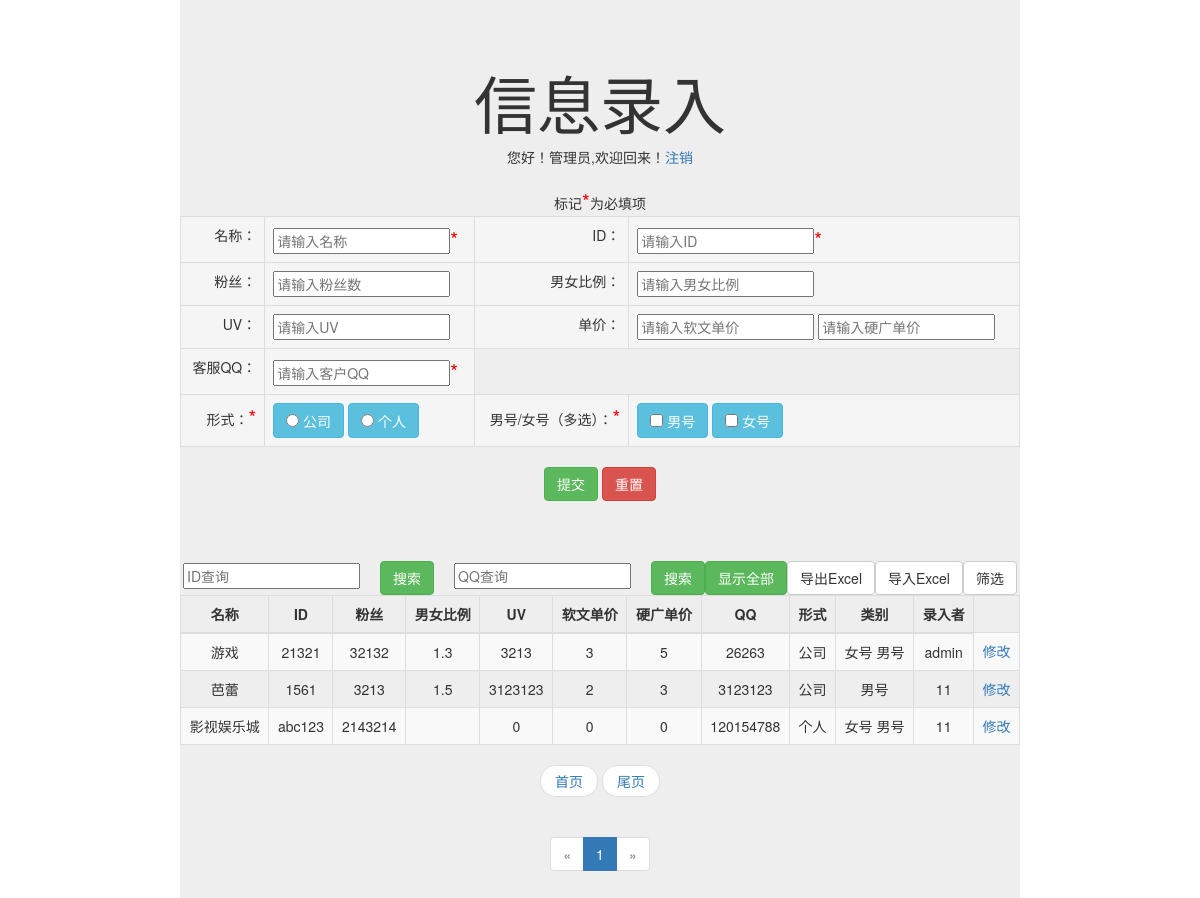
/index.php (signed in), run on the app's committed database.
### tables this page shows
CREATE TABLE `info` (
  `Id` int(11) NOT NULL AUTO_INCREMENT,
  `name` varchar(255) DEFAULT NULL,
  `name_id` varchar(255) DEFAULT NULL,
  `fans` varchar(255) DEFAULT NULL,
  `sex_f` varchar(255) DEFAULT NULL,
  `uv` int(11) DEFAULT NULL,
  `jg` double DEFAULT NULL,
  `jg1` double DEFAULT NULL,
  `qq` varchar(255) DEFAULT NULL,
  `yg` varchar(255) DEFAULT NULL,
  `xs` varchar(255) DEFAULT NULL,
  `lb` varchar(255) DEFAULT NULL,
  `username` varchar(255) DEFAULT NULL,
  PRIMARY KEY (`Id`)
);

### index.php (the view, shortened to what this page needs)
<!DOCTYPE html>
<html>
	<head>
		<link rel="stylesheet" href="css/bootstrap.min.css" />
	</head>
	<body style="width: 70%;margin: auto;">
		<div class="jumbotron text-center">
		  <h1 class="text-center">信息录入</h1>
		<?
	    if(isset($_SESSION['username']) ){
	        echo "您好！{$_SESSION['name']},欢迎回来！";
	        echo "<a href='logout.php'>注销</a><br /><br />";
	    ?>
	   <form action="insertInfo.php" method="post" onsubmit="return isRegSubmit1(this)">
	<table class="table table-bordered" >
	<thead>
		<tr>
			标记<span style="color: red;font-size: 20px;">*</span>为必填项
		</tr>
	</thead>
	<tbody >
		<tr class="active">
			<td class="text-right">名称：</td>
			<td class="text-left">
				<input type="text" name="name" id="name" placeholder="请输入名称"/><span style="color: red;font-size: 20px;">*</span>
			</td>
			<td class="text-right">ID：</td>
			<td class="text-left">
				<input type="text" name="name_id" id="name_id" value="" placeholder="请输入ID"/><span style="color: red;font-size: 20px;">*</span>
			</td>
		</tr>
		<tr class="active">
			<td class="text-right">粉丝：</td>
			<td class="text-left">
				<input type="text" name="fans" id="fans" value=""  placeholder="请输入粉丝数" onchange="if(/\D/.test(this.value)){alert('只能输入数字');this.value='';}"/>
			</td>
			<td class="text-right">男女比例：</td>
			<td class="text-left">
				<input type="text" name="sex_f" id="sex_f" value=""  placeholder="请输入男女比例" />
			</td>
		</tr>
		<tr class="active">
			<td class="text-right">UV：</td>
			<td class="text-left">
				<input type="text" name="uv" id="uv" value=""  placeholder="请输入UV" onchange="if(/\D/.test(this.value)){alert('只能输入数字');this.value='';}"/>
			</td>
			<td class="text-right">单价：</td>
			<td class="text-left">
				<input type="text" name="jg" id="jg" value=""  placeholder="请输入软文单价" onchange="if(/\D/.test(this.value)){alert('只能输入数字');this.value='';}"/>
				<input type="text" name="jg1" id="jg1" value=""  placeholder="请输入硬广单价" onchange="if(/\D/.test(this.value)){alert('只能输入数字');this.value='';}"/>
			</td>
		</tr>
		<tr class="active">
			<td class="text-right">客服QQ：</td>
			<td class="text-left">
				<input type="text" name="qq" id="qq" value=""  placeholder="请输入客户QQ" onchange="if(/\D/.test(this.value)){alert('只能输入数字');this.value='';}"/><span style="color: red;font-size: 20px;">*</span>
			</td>
		</tr>
		<tr class="active">
			<td class="text-right">形式：<span style="color: red;font-size: 20px;">*</span></td>
			<td class="text-left">
				<label  class="btn btn-info">
		            <input  type="radio" name="xs" value="0"> 公司
		        </label>
		        <label  class="btn btn-info">
		            <input  type="radio" name="xs" value="1"> 个人
		        </label>
			</td>
			<td class="text-right">男号/女号（多选）：<span style="color: red;font-size: 20px;">*</span></td>
			<td class="text-left">
				<label  class="btn btn-info">
		            <input  type="checkbox" name="lb[]" value="1"> 男号
		        </label>
		        <label class="btn btn-info">
		            <input  type="checkbox" name="lb[]" value="0"> 女号
		        </label>
			</td>
		</tr>
	</tbody>
</table>
  		<button type="submit" name="submit" class="btn btn-success">提交</button>
  		<button type="button" class="btn btn-danger">重置</button>
  		</form>
  		<br /><br /><br />
  		<table class="table table-bordered table-striped" >
	<thead>
		<tr >
			<th class="text-center">名称</th>
			<th class="text-center">ID</th>
			<th class="text-center">粉丝</th>
			<th class="text-center">男女比例</th>
			<th class="text-center">UV</th>
			<th class="text-center">软文单价</th>
			<th class="text-center">硬广单价</th>
			<th class="text-center">QQ</th>
			<th class="text-center">形式</th>
			<th class="text-center">类别</th>
			<th class="text-center">录入者</th>
		</tr>
	</thead>
	<tbody >
		<form action="" method="post">
			<input id="searchid" name="searchid"  type="text" style="margin-right: 20px;" placeholder="ID查询"/>
			<button type="submit" class="btn btn-success" style="margin-right: 20px;">搜索</button>
		</form>
		<form action="" method="post">
			<input id="searchqq" name="searchqq"  type="text" style="margin-right: 20px;" placeholder="QQ查询" onchange="if(/\D/.test(this.value)){alert('只能输入数字');this.value='';}"/>
			<button type="submit" class="btn btn-success">搜索</button>
		</form>
		<form action="" method="post">
			<button type="submit" class="btn btn-success">显示全部</button>
		</form>
		<?
			if($_SESSION['name']=="管理员"){
  						echo "<button type=\"button\" class=\"btn btn-default\" onclick=\"window.location.href='down.php'\">导出Excel</button>";
  						echo "<button type=\"button\" class=\"btn btn-default\" onclick=\"window.location.href='import/index.php'\">导入Excel</button>";
  			}
		?>
		<button type="button" class="btn btn-default" onclick="window.location.href='screening.php'">筛选</button>
		<?
			include("conn.php");
	  		$num_rec_per_page=20;
			if (isset($_GET["page"])) { $page  = $_GET["page"]; } else { $page=1; };
			if (isset($_GET["group"])) { $group  = $_GET["group"]; } else { $group=1; };
			$start_from = ($page-1) * $num_rec_per_page;
			if(isset($_POST['searchid'])){
  				$sql = "SELECT * FROM info where name_id='{$_POST['searchid']}' order by Id desc LIMIT $start_from, $num_rec_per_page ";
  		}else if(isset($_POST['searchqq'])){
  				$sql = "SELECT * FROM info where qq='{$_POST['searchqq']}' order by Id desc LIMIT $start_from, $num_rec_per_page ";
  		}else
			$sql = "SELECT * FROM info  order by Id desc LIMIT $start_from, $num_rec_per_page ";
			$result = mysqli_query($conn,$sql);
			while($row=mysqli_fetch_array($result)){
			?>
  		<tr>
  			<td class="text-center"><? echo $row['name']; ?></td>
  			<td class="text-center"><? echo $row['name_id']; ?></td>
  			<td class="text-center"><? echo $row['fans']; ?></td>
  			<td class="text-center"><? echo $row['sex_f']; ?></td>
  			<td class="text-center"><? echo $row['uv']; ?></td>
  			<td class="text-center"><? echo $row['jg']; ?></td>
  			<td class="text-center"><? echo $row['jg1']; ?></td>
  			<td class="text-center">
  				<?
  					if($_SESSION['name']=="管理员"){
  						echo $row['qq'];
  					}
  					else if($row['username']==$_SESSION['name'])
  						echo $row['qq'];
  					else echo "******";
  				?>
  			</td>
  			<td class="text-center">
  				<? if($row['xs']==0) echo "公司";else echo "个人"; ?>
  			</td>
  			<td class="text-center">
  					<? if(strpos($row['lb'],'0')!==false) echo " 女号 ";?>
  					<? if(strpos($row['lb'],'1')!==false) echo " 男号 ";?>
  			</td>
  			<td class="text-center"><? echo $row['username']; ?></td>
  			<td class="text-center">
  			<a href="update.php?name_id=<? echo $row['name_id']; ?>">
  				<?
  					if($_SESSION['name']=="管理员"){
  						echo "修改";
  					}
  					else if($row['username']==$_SESSION['name'])
  						echo "修改";
  				?>
  			</a>
  				</td>
  		</tr>
  		<?
		  }
		?>
	</table>
<?
$sql = "SELECT * FROM info ";
$rs_result = mysqli_query($conn,$sql);
$total_records = mysqli_num_rows($rs_result);
$total_pages = ceil($total_records / $num_rec_per_page);
$num_rec_per_group=3;
$total_groups=ceil($total_pages / $num_rec_per_group);
?>
<nav >
  <ul class="pager">
    <li><a href="index.php?page=1">首页</a></li>
    <li><a href="index.php?page=<? echo $total_pages;?>&group=<?echo $total_groups; ?>">尾页</a></li>
  </ul>
</nav>
<nav aria-label="Page navigation" style="text-align: center;">
  <ul   class="pagination">
  	<?
  		if($group==1){
  	?>
	  	<li aria-label="Previous" class="disabled">
	        <span aria-hidden="true">&laquo;</span>
	    </li>
  	<?
  		}
  	?>
    <?
    	for ($i=1; $i<=$total_pages; $i++) {
    		if($i<=$group*$num_rec_per_group && ($group-1)*$num_rec_per_group<$i){
    			if($page==$i) {
	    			echo "<li class=\"active\"><a href='index.php?page=".$i."'>".$i."</a></li> ";
	    		}else{
	    			echo "<li><a href='index.php?page=".$i."'>".$i."</a></li> ";
	    		}
    		}
		};
    ?>
    <?
  		if($group==$total_groups){
  	?>
	  	<li aria-label="Next" class="disabled">
        <span aria-hidden="true">&raquo;</span>
    </li>
  	<?
  		}
  	?>
  </ul>
</nav>
	<?
	  }
	?>
		</div>
	</body>
</html>

### data on the page
info: name "游戏", name "21321", fans "32132", sex_f "1.3", uv "3213", jg "3", jg1 "5", qq "26263", xs "公司", lb "女号", username "admin"
info: name "芭蕾", name "1561", fans "3213", sex_f "1.5", uv "3123123", jg "2", jg1 "3", qq "3123123", xs "公司", lb "男号", username "11"
info: name "影视娱乐城", name "abc123", fans "2143214", uv "0", jg "0", jg1 "0", qq "120154788", xs "个人", lb "女号", username "11"

### other printed values
$_SESSION['name'] "管理员"
